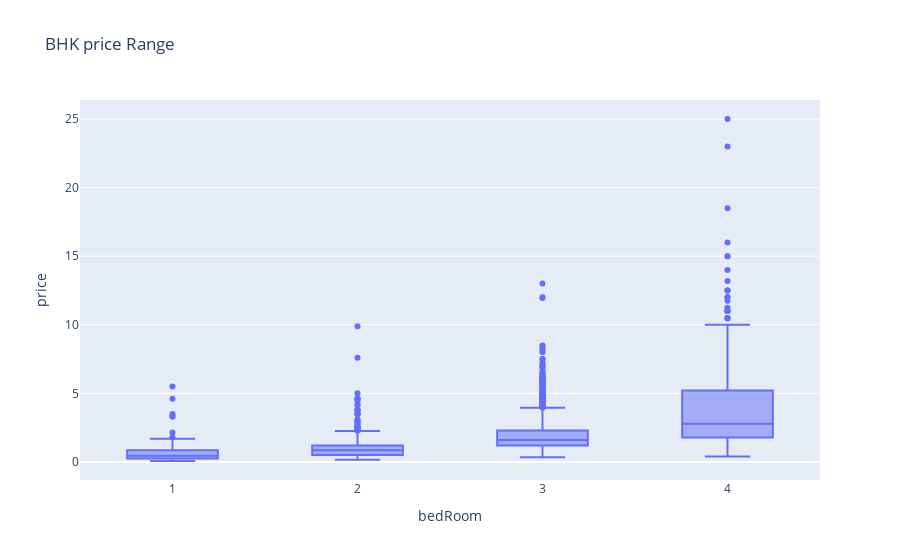

Here is the notebook cell this chart was saved with:
### Code cell
temp_df = df[df['bedRoom'] <= 4]
fig = px.box(temp_df , x = 'bedRoom' , y = 'price' , title = 'BHK price Range')
fig.show()

### Figure 1 — Plotly figure (JSON) as saved in the notebook; plotly's stock layout.template omitted (floating-point values rounded to 4 significant figures; data arrays with more than 128 entries replaced by an {"elided": "..."} marker saying what was removed)
{"data": [{"alignmentgroup": "True", "hovertemplate": "bedRoom=%{x}<br>price=%{y}<extra></extra>", "legendgroup": "", "marker": {"color": "#636efa"}, "name": "", "notched": false, "offsetgroup": "", "orientation": "v", "showlegend": false, "type": "box", "x": {"elided": "3255 int values"}, "x0": " ", "xaxis": "x", "y": {"elided": "3255 float values"}, "y0": " ", "yaxis": "y"}], "layout": {"boxmode": "group", "legend": {"tracegroupgap": 0}, "title": {"text": "BHK price Range"}, "xaxis": {"anchor": "y", "domain": [0, 1], "title": {"text": "bedRoom"}}, "yaxis": {"anchor": "x", "domain": [0, 1], "title": {"text": "price"}}}}
